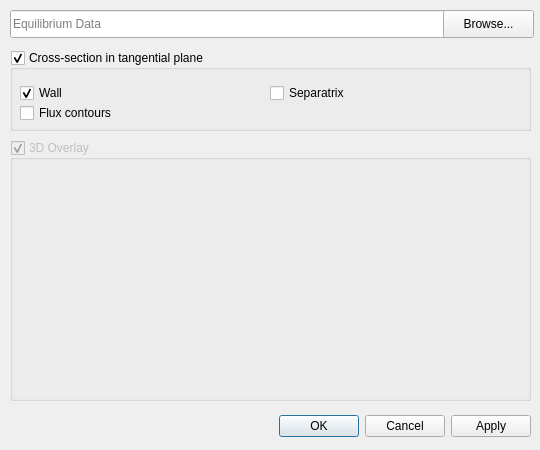
<?xml version="1.0" encoding="UTF-8"?>
<ui version="4.0">
 <class>Vessel</class>
 <widget class="QDialog" name="Vessel">
  <property name="geometry">
   <rect>
    <x>0</x>
    <y>0</y>
    <width>540</width>
    <height>450</height>
   </rect>
  </property>
  <property name="windowTitle">
   <string>Vessel Contours</string>
  </property>
  <widget class="QDialogButtonBox" name="buttonBox">
   <property name="geometry">
    <rect>
     <x>190</x>
     <y>410</y>
     <width>341</width>
     <height>32</height>
    </rect>
   </property>
   <property name="orientation">
    <enum>Qt::Horizontal</enum>
   </property>
   <property name="standardButtons">
    <set>QDialogButtonBox::Apply|QDialogButtonBox::Cancel|QDialogButtonBox::Ok</set>
   </property>
  </widget>
  <widget class="QGroupBox" name="gbCrossSection">
   <property name="geometry">
    <rect>
     <x>10</x>
     <y>50</y>
     <width>521</width>
     <height>81</height>
    </rect>
   </property>
   <property name="title">
    <string>Cross-section in tangential plane</string>
   </property>
   <property name="flat">
    <bool>false</bool>
   </property>
   <property name="checkable">
    <bool>true</bool>
   </property>
   <widget class="QCheckBox" name="cbCSWall">
    <property name="geometry">
     <rect>
      <x>10</x>
      <y>30</y>
      <width>231</width>
      <height>26</height>
     </rect>
    </property>
    <property name="text">
     <string>Wall</string>
    </property>
    <property name="checked">
     <bool>true</bool>
    </property>
   </widget>
   <widget class="QCheckBox" name="cbCSSeparatrix">
    <property name="geometry">
     <rect>
      <x>260</x>
      <y>30</y>
      <width>251</width>
      <height>26</height>
     </rect>
    </property>
    <property name="text">
     <string>Separatrix</string>
    </property>
   </widget>
   <widget class="QCheckBox" name="cbCSFlux">
    <property name="geometry">
     <rect>
      <x>10</x>
      <y>50</y>
      <width>221</width>
      <height>26</height>
     </rect>
    </property>
    <property name="text">
     <string>Flux contours</string>
    </property>
   </widget>
  </widget>
  <widget class="QLineEdit" name="tbEqData">
   <property name="geometry">
    <rect>
     <x>10</x>
     <y>10</y>
     <width>441</width>
     <height>28</height>
    </rect>
   </property>
   <property name="text">
    <string/>
   </property>
   <property name="placeholderText">
    <string>Equilibrium Data</string>
   </property>
  </widget>
  <widget class="QPushButton" name="pushButton">
   <property name="geometry">
    <rect>
     <x>443</x>
     <y>10</y>
     <width>91</width>
     <height>28</height>
    </rect>
   </property>
   <property name="text">
    <string>Browse...</string>
   </property>
  </widget>
  <widget class="QGroupBox" name="groupBox">
   <property name="enabled">
    <bool>false</bool>
   </property>
   <property name="geometry">
    <rect>
     <x>10</x>
     <y>140</y>
     <width>521</width>
     <height>261</height>
    </rect>
   </property>
   <property name="title">
    <string>3D Overlay</string>
   </property>
   <property name="checkable">
    <bool>true</bool>
   </property>
   <property name="checked">
    <bool>true</bool>
   </property>
  </widget>
 </widget>
 <resources/>
 <connections>
  <connection>
   <sender>buttonBox</sender>
   <signal>accepted()</signal>
   <receiver>Vessel</receiver>
   <slot>accept()</slot>
   <hints>
    <hint type="sourcelabel">
     <x>248</x>
     <y>254</y>
    </hint>
    <hint type="destinationlabel">
     <x>157</x>
     <y>274</y>
    </hint>
   </hints>
  </connection>
  <connection>
   <sender>buttonBox</sender>
   <signal>rejected()</signal>
   <receiver>Vessel</receiver>
   <slot>reject()</slot>
   <hints>
    <hint type="sourcelabel">
     <x>316</x>
     <y>260</y>
    </hint>
    <hint type="destinationlabel">
     <x>286</x>
     <y>274</y>
    </hint>
   </hints>
  </connection>
 </connections>
</ui>
